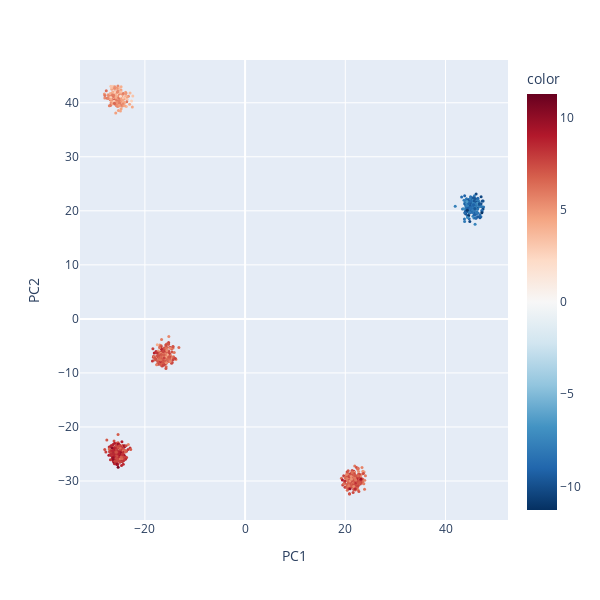

Write notebook code for a chart like this one.
### Code cell
bmlp_marker_genes = ["68"]
for gene in bmlp_marker_genes:
    plot_scatter(adata, adata[:,gene].X.flatten())

### Figure 1 — Plotly figure (JSON) as saved in the notebook; plotly's stock layout.template omitted (floating-point values rounded to 4 significant figures; data arrays with more than 128 entries replaced by an {"elided": "..."} marker saying what was removed)
{"data": [{"hovertemplate": "PC1=%{x}<br>PC2=%{y}<br>color=%{marker.color}<extra></extra>", "legendgroup": "", "marker": {"color": {"elided": "1000 float values"}, "coloraxis": "coloraxis", "size": 3, "symbol": "circle"}, "mode": "markers", "name": "", "orientation": "v", "showlegend": false, "type": "scatter", "x": {"elided": "1000 float values"}, "xaxis": "x", "y": {"elided": "1000 float values"}, "yaxis": "y"}], "layout": {"coloraxis": {"cmid": 0, "colorbar": {"title": {"text": "color"}}, "colorscale": [[0, "rgb(5,48,97)"], [0.1, "rgb(33,102,172)"], [0.2, "rgb(67,147,195)"], [0.3, "rgb(146,197,222)"], [0.4, "rgb(209,229,240)"], [0.5, "rgb(247,247,247)"], [0.6, "rgb(253,219,199)"], [0.7, "rgb(244,165,130)"], [0.8, "rgb(214,96,77)"], [0.9, "rgb(178,24,43)"], [1, "rgb(103,0,31)"]]}, "height": 600, "legend": {"tracegroupgap": 0}, "margin": {"t": 60}, "width": 600, "xaxis": {"anchor": "y", "domain": [0, 1], "title": {"text": "PC1"}}, "yaxis": {"anchor": "x", "domain": [0, 1], "title": {"text": "PC2"}}}}
